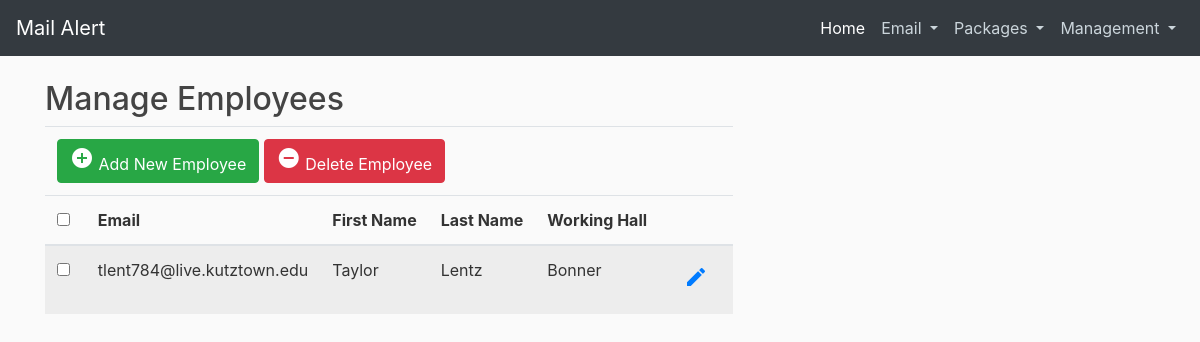
Page /management on the earlier database version.
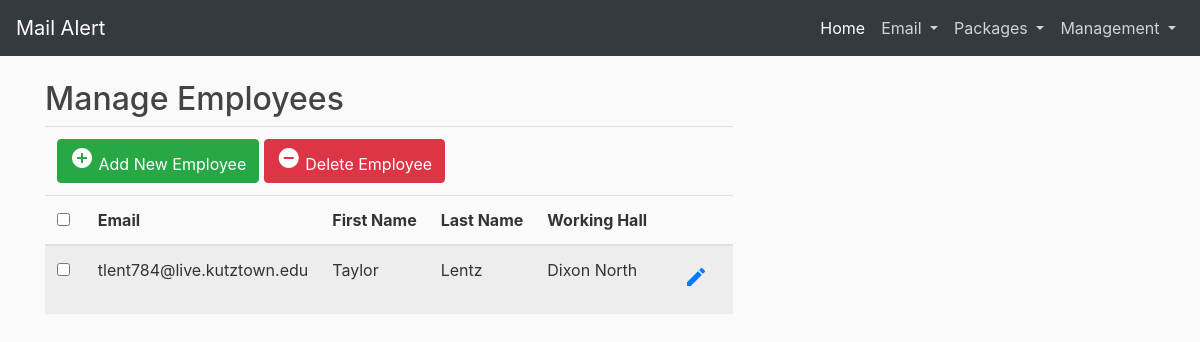
Same page on the later database version.
### mailalert/models.py (models this page shows, shortened)
class Employee(db.Model, UserMixin):
    id = db.Column(db.Integer, primary_key=True)
    email = db.Column(db.String(120), unique=True, nullable=False)
    fname = db.Column(db.String(100), nullable=False)
    lname = db.Column(db.String(100), nullable=False)
    workinghall = db.Column(db.String(2), nullable=False)
    password = db.Column(db.String(60), nullable=False)

### mailalert/employees/routes.py (the view, shortened to what this page needs)
@employees.route("/management", methods=['GET', 'POST'])
def management():
    form = ManagementForm()
    employees = Employee.query.all()
    return render_template('management.html', title='Management', form=form, employees=employees)

### mailalert/employees/forms.py (shortened to what this page needs)
class ManagementForm(FlaskForm):
    email = StringField('Email ', validators=[DataRequired(), Email()])
    firstName = StringField('First Name', validators=[DataRequired()])
    lastName = StringField('Last Name', validators=[DataRequired()])
    hall = SelectField('Working Hall', choices=[('Dixon North', 'Dixon North'), ('Dixon South', 'Dixon South'), ('Village South', 'Village South'),
                                                ('University Place', 'University Place'), ('Bonner', 'Bonner'), ('Johnson', 'Johnson'),
                                                ('Schuylkill', 'Schuylkill'), ('Lehigh', 'Lehigh'), ('Beck', 'Beck'),
                                                ('Berks', 'Berks'), ('Deatrick', 'Deatrick'), ('Rothermel', 'Rothermel'), ('Honors', 'Honors')])
    password = PasswordField('Password', validators=[DataRequired()])
    confirm_password = PasswordField('Confirm Password', validators=[DataRequired(), EqualTo('password')])
    submit = SubmitField('Submit')

### mailalert/templates/management.html (shortened to what this page needs)
{% extends "layout_with_navbar.html" %}
{%block content %}
<head>
</head>
<body>
	<div class="container">
		<form action="{{ url_for('employees.delete_employee') }}" method="POST">
			<div class="table-wrapper">
				<div class="table-title">
					<div class="row">
						<div class="col-sm-6">
							<h2>Manage Employees</h2>
						</div>
					</div>
				</div>
				<table class="table table-striped table-hover">
					<thead>
						<tr>
							<div class="btn-toolbar float-right">
								<td colspan="7">
									<a href="#addEmployeeModal" class="btn btn-success" data-toggle="modal"><i
											class="material-icons">&#xE147;</i> <span>Add New Employee</span></a>
									<a href="#deleteEmployeeModal" class="btn btn-danger" data-toggle="modal"><i
											class="material-icons">&#xE15C;</i> <span>Delete Employee</span></a>
								</td>
							</div>
						</tr>
						<tr>
							<th>
								<span class="custom-checkbox">
									<input type="checkbox" id="selectAll" />
								</span>
							</th>
							<th>Email</th>
							<th>First Name</th>
							<th>Last Name</th>
							<th>Working Hall</th>
							<th></th>
						</tr>
					</thead>
					{% for employee in employees %}
						<tr>
							<td><span class="custom-checkbox">
									<input type="checkbox" name="del_employees" value="{{ employee.id }}" />
								</span></td>
							<td>{{ employee.email }}</td>
							<td>{{ employee.fname }}</td>
							<td>{{ employee.lname }}</td>
							<td>{{ employee.workinghall }}</td>
							<td>
								<a href="#editEmployeeModal" align="center" class="btn edit" title="Edit" value="{{ employee.id }}" id="edit" data-toggle="modal">
									<i class="material-icons">&#xE254;</i>
								</a>
							</td>
						</tr>
					{% endfor %}
				</table>
			</div>
		</form>
	</div>
</body>
{% endblock %}

### mailalert/templates/layout_with_navbar.html (shortened to what this page needs)
<!DOCTYPE html>
<html>
<head>
  <link rel="stylesheet" href="https://maxcdn.bootstrapcdn.com/bootstrap/4.0.0/css/bootstrap.min.css"
>
  <link rel="stylesheet" type="text/css" href="{{ url_for('static', filename='main.css') }}">
  <link rel="stylesheet" href="https://maxcdn.bootstrapcdn.com/font-awesome/4.7.0/css/font-awesome.min.css">
</head>
<body>
  <header class="site-header">
    <nav class="navbar navbar-expand-lg navbar-dark bg-dark fixed-top">
      <a class="navbar-brand" href="/">Mail Alert</a>
      <div class="collapse navbar-collapse" id="navbarNavDropdown">
        <ul class="navbar-nav ml-auto">
          <li class="nav-item active">
            <a class="nav-link" href="/">Home <span class="sr-only">(current)</span></a>
          </li>
          <li class="nav-item dropdown">
            <a class="nav-link dropdown-toggle" href="#" id="navbarDropdownMenuLink" data-toggle="dropdown"
              aria-haspopup="true" aria-expanded="false">
              Email
            </a>
          </li>
          <li class="nav-item dropdown">
            <a class="nav-link dropdown-toggle" href="#" id="navbarDropdownMenuLink" data-toggle="dropdown"
              aria-haspopup="true" aria-expanded="false">
              Packages
            </a>
          </li>
          <li class="nav-item dropdown">
            <a class="nav-link dropdown-toggle" href="#" id="navbarDropdownMenuLink" data-toggle="dropdown"
              aria-haspopup="true" aria-expanded="false">
              Management
            </a>
          </li>
        </ul>
      </div>
    </nav>
  </header>
  <main role="main" class="container">
    <div class="row">
      <div>
        {% block content %}{% endblock %}
      </div>
    </div>
  </main>
</body>
</html>

### mailalert/static/main.css (style rules this page uses)
body { background: #fafafa; color: #333333; margin-top: 5rem; }
h1, h2, h3, h4, h5, h6 { color: #444444; }
.site-header .navbar-nav .nav-link { color: #cbd5db; }

Differences in the rows shown:
changed Employee "tlent784@live.kutztown.edu": workinghall "Bonner" → "Dixon North"
